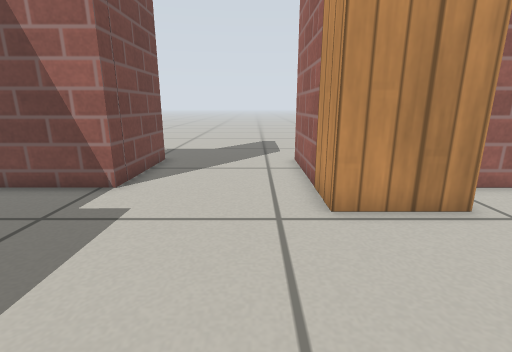
view 1 (above)

13 first-person views from a walk through a world built for the Gazebo simulator. The camera is 0.46 m above the floor, tilts 14° down and sees 85° across. The floor is counted in squares, 0.2 m on a side. Each view is taken from the middle of a square. On the plan, view 1 faces up. The plan holds only what a view shows up to about 18 squares ahead; the rest is blank. Simple patterns stand in for the simulator's built-in surfaces.

view 2
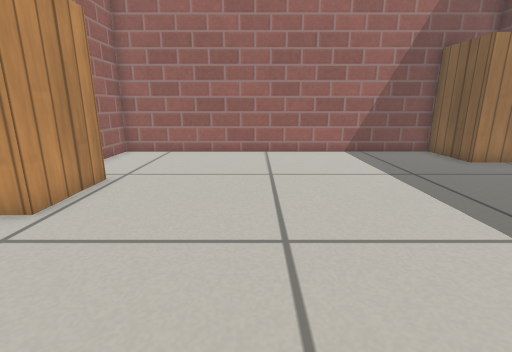

view 3
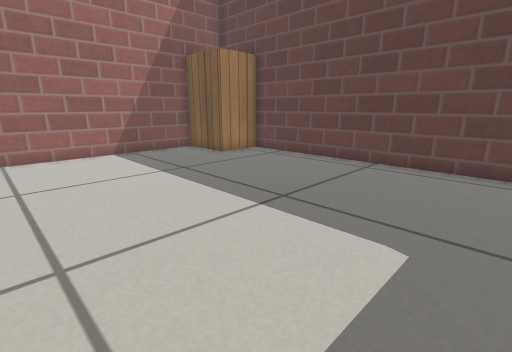

view 4
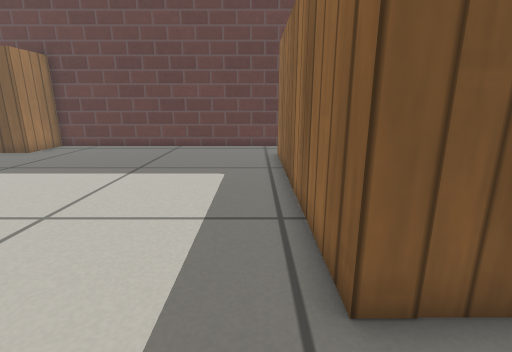

view 5
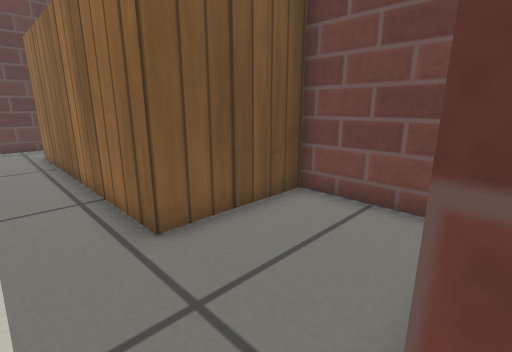

view 6
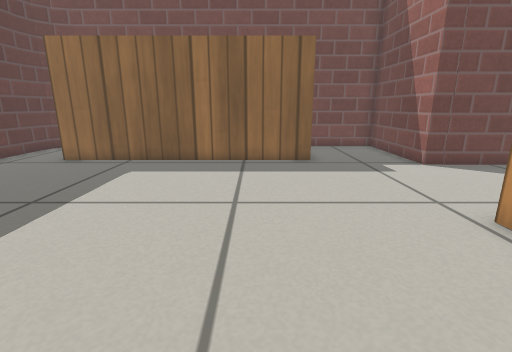

view 7
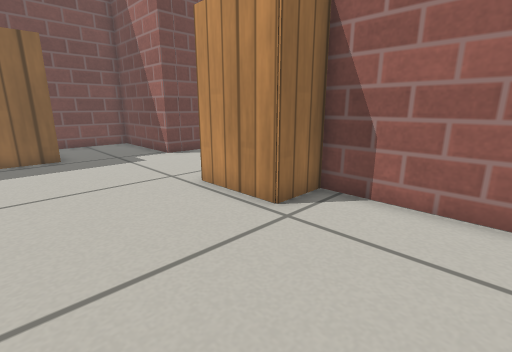

view 8
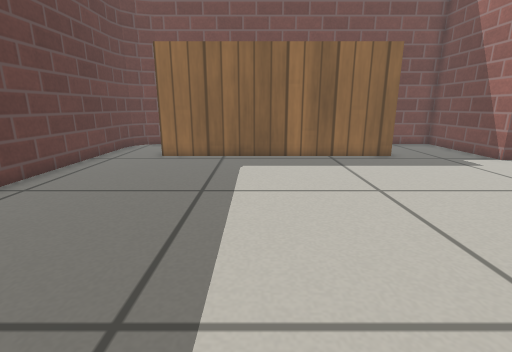

view 9
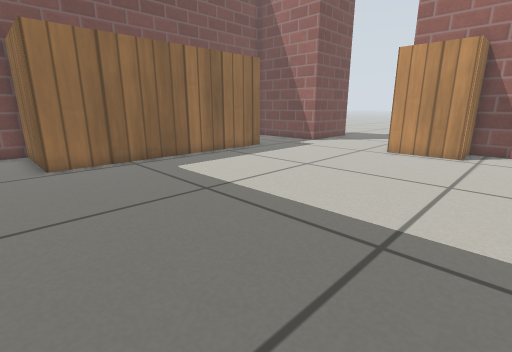

view 10
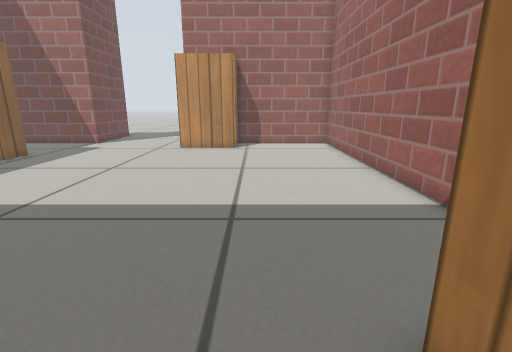

view 11
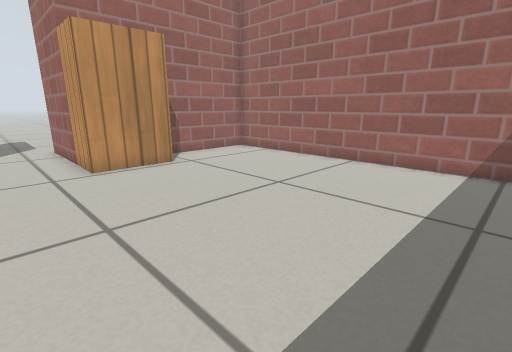

view 12
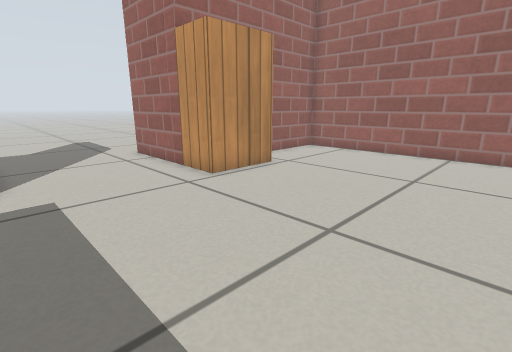

view 13
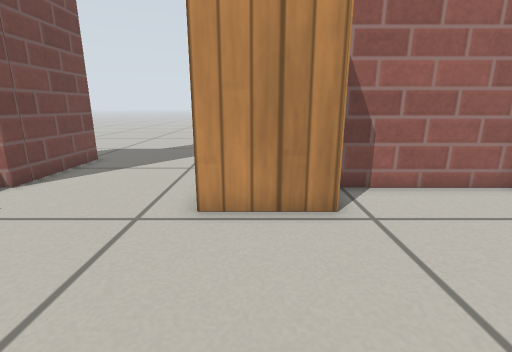

### Floor plan
Points are (right, up) in squares from view 1. A wall is a line through its corners. A room is listed if a view was taken in it or the views show most of it. See-through windows are left out.
Room 1 (views 1, 2, 3, 4, 5, 6, 7, 8, 9, 10, 11, 12, 13)
walls: (-4.1, 12.4) (-4.1, 7.8) (-9.5, 7.8) (-9.5, 3.4) (-5, 3.4) (-5, -7.4) (-9.5, -7.4) (-9.5, -8.4); (-9.4, -8.9) (-9.2, -9.7) (-8.6, -10.3) (-7.8, -10.5); (-7.9, -10.5) (7.5, -10.5) (7.5, -8) (10.5, -8) (10.5, 7.8) (4.8, 7.8) (4.8, 5.9) (1.7, 5.9) (1.7, 12.4)
ways out: opening at (-4.5, 13.5); opening at (2, 13.5)

Positions as (right, up) in squares from view 1, and headings:
1: (0, 0), facing up
2: (-4, 1), facing right
3: (-4, 1), facing down-right
4: (-4, 6), facing down
5: (-3, 8), facing down-left
6: (7, 1), facing left
7: (9, 1), facing up-left
8: (8, -3), facing left
9: (7, -9), facing up-left
10: (6, -10), facing up
11: (-1, -5), facing up-right
12: (-4, -2), facing up-right
13: (3, 0), facing up
